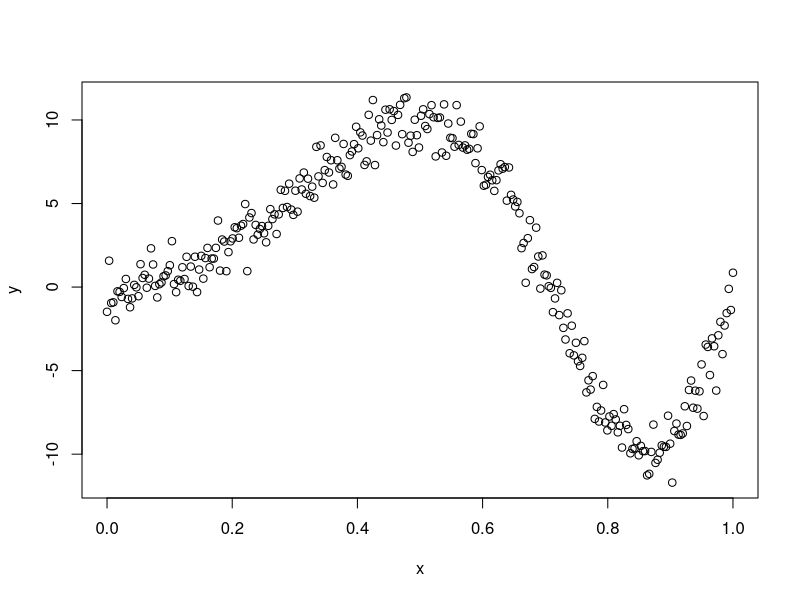
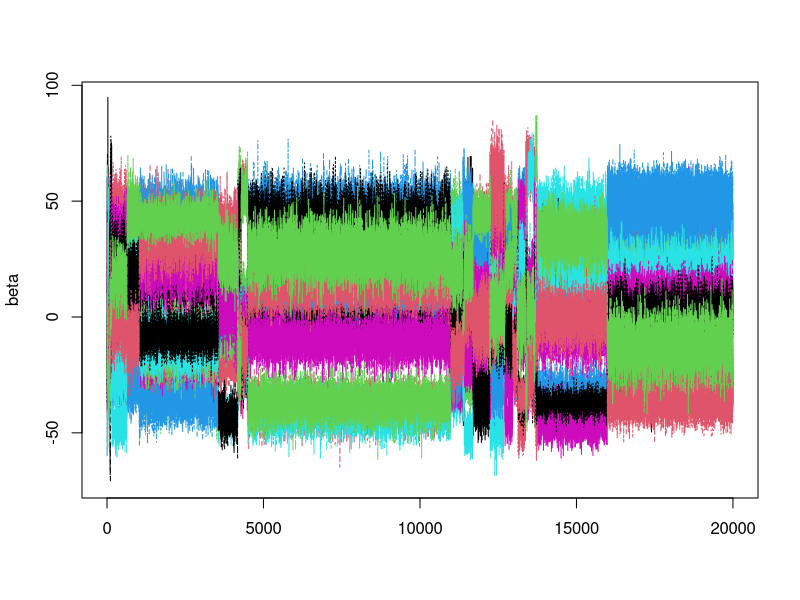
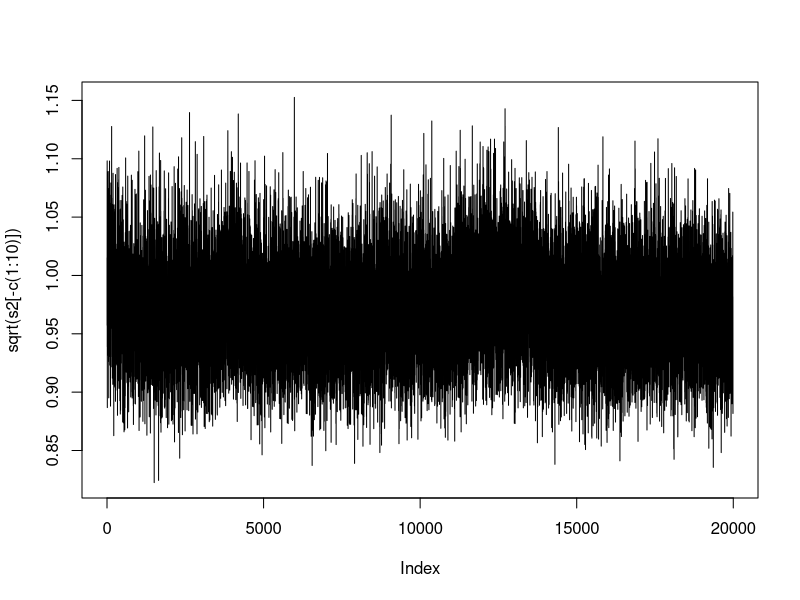
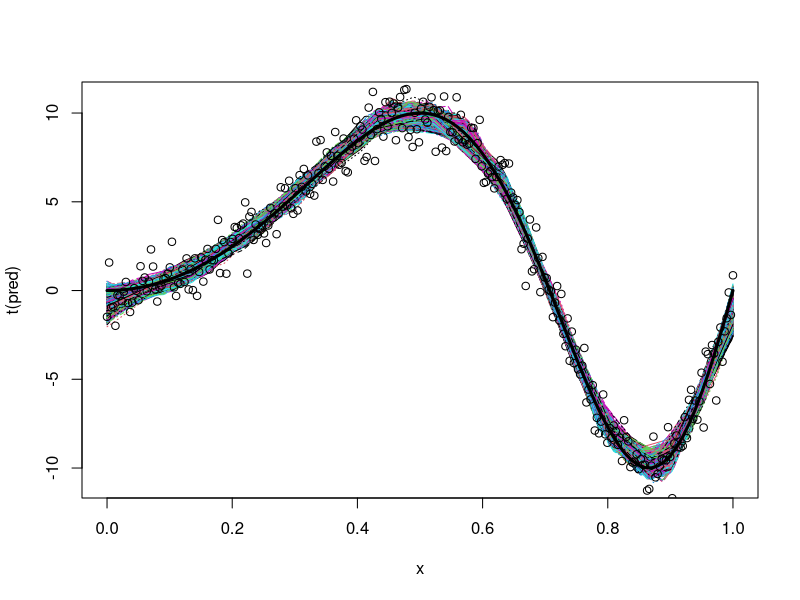

These charts were generated, in order, by the following R code:
set.seed(12)
n<-300
x<-seq(0,1,length.out=n)
y<-sin(2*pi*x^2)*10+rnorm(n)
plot(x,y)

library(mnormt)

a<-0
b<-0
tau2<-100
p<-15
t2I<-diag(p)/tau2

pos<-function(x){
  x[x<0]<-0
  x
}
spline.basis<-function(x,knots,signs,degree=1){
  nb<-length(knots)
  out<-matrix(nrow=length(x),ncol=nb)
  for(i in 1:nb)
    out[,i]<-pos((x-knots[i])*signs[i])^degree
  out
}

nmcmc<-20000
beta<-matrix(nrow=nmcmc,ncol=p)
s2<-rep(NA,nmcmc)
knots<-signs<-matrix(nrow=nmcmc,ncol=p)
beta[1,]<-0
s2[1]<-1
knots[1,]<-runif(p)
signs[1,]<-1
X<-spline.basis(x,knots[1,],signs[1,])
bhat<-pd.solve(crossprod(X)/1+t2I)%*%crossprod(X,y)/1
count=0
for(i in 2:nmcmc){
  
  s2[i]<-1/rgamma(1,n/2+a,b+.5*sum((y-X%*%beta[i-1,])^2))
  
  knots[i,]<-knots[i-1,]
  signs[i,]<-signs[i-1,]
  knots.cand<-runif(p)
  signs.cand<-sample(c(-1,1),size=p,replace=T)
  X.cand<-spline.basis(x,knots.cand,signs.cand)
  bhat.cand<-pd.solve(crossprod(X.cand)/s2[i]+t2I)%*%crossprod(X.cand,y)/s2[i]
  alpha<- -.5/s2[i]*sum((y-X.cand%*%bhat.cand)^2) - (-.5/s2[i]*sum((y-X%*%bhat)^2))
  if(log(runif(1)) < alpha){
    knots[i,]<-knots.cand
    signs[i,]<-signs.cand
    X<-X.cand
    bhat=bhat.cand
    count=count+1
  }
  
  S<-pd.solve(crossprod(X)/s2[i]+t2I)
  m<-S%*%crossprod(X,y)/s2[i]
  beta[i,]<-rmnorm(1,m,S)
  
}

burn<-1:1000
matplot(beta,type='l')
plot(sqrt(s2[-c(1:10)]),type='l')

pred<-matrix(nrow=nmcmc-length(burn),ncol=n)
k=0
for(i in (length(burn)+1):nmcmc){
  k=k+1
  pred[k,]<-spline.basis(x,knots[i,],signs[i,])%*%beta[i,]
}

matplot(x,t(pred),type='l')
points(x,y)
curve(sin(2*pi*x^2)*10,add=T,lwd=3)
